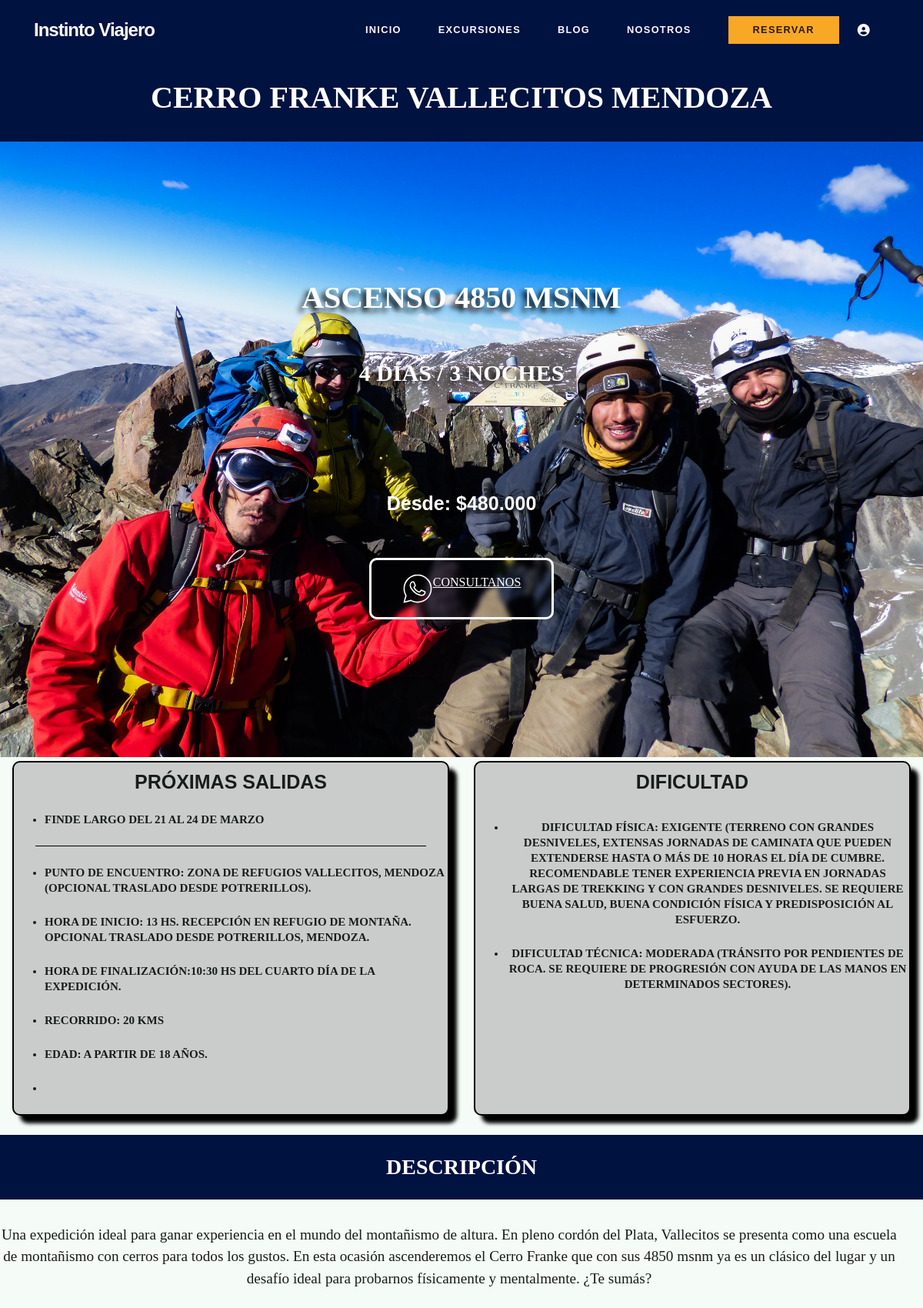
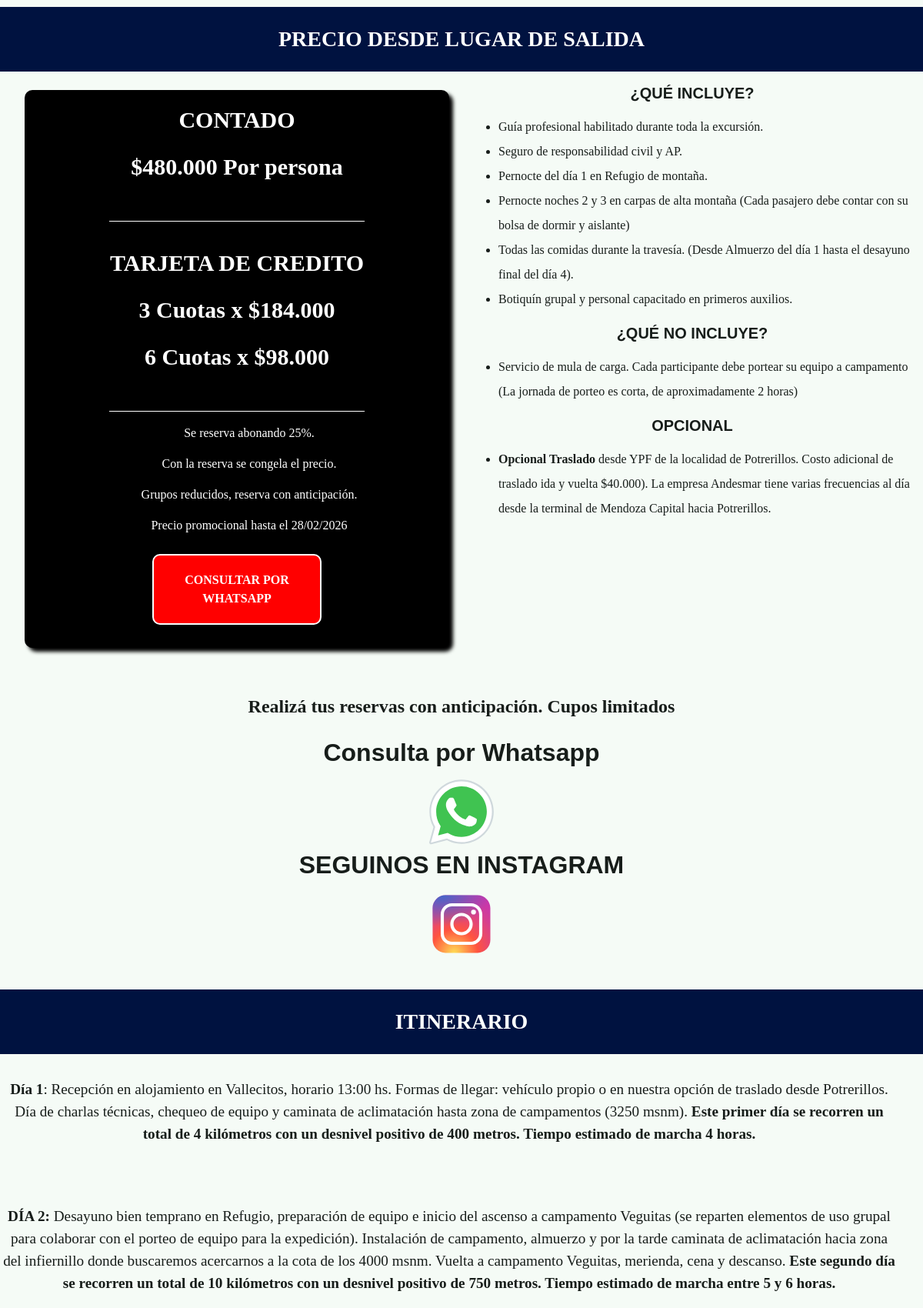
Screenshot of /acciones/ver-salida/cerro-franke-vallecitos-mendoza (upper part) with the database file from the repository (2 pictures, top to bottom).
### models.py (models this page shows)
class SalidaTrekking(db.Model):
    id = db.Column(db.Integer, primary_key=True)
    slug = db.Column(db.String(160), unique=True, nullable=False)
    tipo_salida = db.Column(db.String(255))
    prox_desc = db.Column(db.Text)
    foto_carta = db.Column(db.String(255))
    foto_portada = db.Column(db.String(255))
    titulo = db.Column(db.String(100))
    subtitulo = db.Column(db.String(150))
    dias = db.Column(db.String(50))
    contado = db.Column(db.String(50))
    lugarsalida = db.Column(db.String(100))
    dificultad = db.Column(db.String(50))
    recorrido = db.Column(db.Text)
    encuentro = db.Column(db.String(100))
    inicio = db.Column(db.String(100))
    fin = db.Column(db.String(100))
    edad = db.Column(db.String(50))
    proximasfechas = db.Column(db.String(100))
    descripcion = db.Column(db.Text)
    trescuotas = db.Column(db.String(50))
    seiscuotas = db.Column(db.String(50))
    meses_proximos = db.Column(db.String(100))
    precio_meses_proximos = db.Column(db.String(50))
    tres_cuotas_meses = db.Column(db.String(50))
    seis_cuotas_meses = db.Column(db.String(50))
    finpromo = db.Column(db.String(100))
    incluye = db.Column(db.Text)
    opcional = db.Column(db.Text)
    no_incluye = db.Column(db.Text)
    itinerario = db.Column(db.Text)
    equipamiento = db.Column(db.Text)
    preguntas = db.Column(db.Text)
    foto_uno = db.Column(db.String(255))
    foto_dos = db.Column(db.String(255))
    foto_tres = db.Column(db.String(255))
    codigo = db.Column(db.Text)
    infoextra = db.Column(db.Text)

### acciones.py (the view)
@bp.route('/ver-salida/<slug>')
def ver_salida(slug):
    salida = SalidaTrekking.query.filter_by(slug=slug).first_or_404()
    return render_template('ver_salida.html', salida=salida)

### templates/ver_salida.html (shortened to what this page needs)
{% extends 'base.html' %}
{% block content %}
<body>
    <main>
        <div>
            <div class="section-titles-subtitles">
                <h1 class="section-title">{{salida.titulo}}</h1>
            </div>
            <section class="principal">
                <div>
                    <div class="principal-salidas portada titular-fondo carga-imagen-nueva" style="background-image:url('{{url_for('static',filename='uploads/'+salida.foto_portada) }}');">
                        <div class="titular">
                            <h2>{{salida.subtitulo}}</h2>
                            <h3>{{salida.dias}}</h3>
                        </div>
                        <div class="titular-texto">
                            <h3>Desde: ${{salida.contado}}</h3>
                        </div>
                        <div>
                            <a alt="" class="boton-titular"
                                href="https://api.whatsapp.com/send?phone=+3541207389&text=Hola!%20Como%20estas?%20Quiero%20inscribirme%20para%20la%20proxima%20salida:%20{{salida.titulo}}"
                                target="_blank" alt="Logo de whatsapp">
                                <p class="consultanos"> CONSULTANOS</p>
                            </a>
                        </div>
                    </div>
                </div>
            </section>
            <section class="info">
                <div class="info-grid">
                    <div class="prox-fechas">
                        <div>
                            <h3 class="prox-fechas-titulo">PRÓXIMAS SALIDAS</h3>
                            <p>{{salida.proximasfechas|safe}}</p>
                            <div class="br-prox"></div>
                            <ul class="ul">
                                <li>Punto de encuentro: {{salida.encuentro}}</li>
                                <li>Hora de Inicio: {{salida.inicio}}</li>
                                <li>Hora de finalización:{{salida.fin}} </li>
                                <li>Recorrido: {{salida.recorrido}}</li>
                                <li>Edad: {{salida.edad}}</li>
                                <li>{{salida.infoextra}}</li>
                            </ul>
                        </div>
                    </div>
                    <div class="prox-fechas">
                        <h3 class="prox-fechas-titulo">DIFICULTAD</h3>
                        <div class="prox-fechas-dificultad">
                            <p>{{salida.dificultad|safe}}</p>
                        </div>
                    </div>
                </div>
            </section>
            <section>
                <h3 class="section-titles-subtitles section-title">DESCRIPCIÓN</h3>
                <div class="descripcion">
                    <p class="descripcion-p">{{salida.descripcion|safe}}</p>
                </div>
            </section>
            <section class="info">
                <h3 class="section-titles-subtitles section-title">Precio desde lugar de salida</h3>
                <div class="info-grid">
                    <div class="info-2">
                        <div class="precio-carta precio-1">
                            <div class="precio-subtitulo">
                                <p>CONTADO</p>
                                <p class="num">${{salida.contado}} Por persona</p>
                            </div>
                            <div class="precio-subtitulo">
                                <p>TARJETA DE CREDITO</p>
                                <p class="num">3 Cuotas x ${{salida.trescuotas}}</p>
                                <p class="num">6 Cuotas x ${{salida.seiscuotas}}</p>
                            </div>
                            <div class="precio-ul">
                                <ul>
                                    <li> Se reserva abonando 25%.</li>
                                    <li> Con la reserva se congela el precio.</li>
                                    <li> Grupos reducidos, reserva con anticipación.</li>
                                    <li> {{salida.finpromo}}</li>
                                </ul>
                                <a href="https://api.whatsapp.com/send?phone=+3541207389&text=Hola!%20Quiero%20inscribirme%20a%20la%20salida:%20{{salida.titulo}}"
                                    target="_blank" class="trekking_cba_boton botones boton-reserva">CONSULTAR POR
                                    WHATSAPP</a>
                            </div>
                        </div>
                    </div>
                    <div class="info-1">
                        <div>
                            <h4>¿Qué incluye?</h4>
                            <div class="info-incluye">
                                {{salida.incluye|safe}}
                            </div>
                        </div>
                        {% if salida.no_incluye != "" %}
                        <div >
                            <h4>¿Qué no incluye?</h4>
                            <div class="info-incluye">
                                {{salida.no_incluye|safe}}
                            </div>
                        </div>
                        {% endif %}
                        {% if salida.opcional != "" %}
                        <div>
                            <h4>Opcional</h4>
                            <div class="info-incluye">
                                {{salida.opcional|safe}}
                            </div>
                        </div>
                        {% endif %}
                </div>
            </section>
            <section class="cartel-consulta">
                <div>
                    <p>Realizá tus reservas con anticipación. Cupos limitados</p>
                </div>
                <div>
                    <h4>Consulta por Whatsapp</h4>
                    <a id="whatsapp al champa"
                        href="https://api.whatsapp.com/send?phone=+3541207389&text=Hola!%20Quiero%20más%20info%20de%20la%20salida:{{salida.titulo}}%20"
                        target="_blank" alt="logo de whatsapp para consulta a champaqui">
                    </a>
                </div>
                <div>
                    <h4>SEGUINOS EN INSTAGRAM</h4>
                    <a id="instagram al champa" href="https://www.instagram.com/instintoviajero.trek" target="_blank"
                        alt="Logo de instagram para consulta a champaqui">
                    </a>
                </div>
            </section>
            <section>
                <h3 class="section-titles-subtitles section-title">ITINERARIO</h3>
                <div class="descripcion ">
                    {{salida.itinerario | safe}}
                </div>
            </section>
        </div>
    </main>
</body>
{% endblock %}

### rows the page displays
SalidaTrekking: titulo "CERRO FRANKE VALLECITOS MENDOZA", foto_portada (picture), subtitulo "ASCENSO 4850 MSNM", dias "4 DÍAS / 3 NOCHES", contado "480.000", proximasfechas "FINDE LARGO DEL 21 AL 24 DE MARZO", encuentro "ZONA DE REFUGIOS VALLECITOS, MENDOZA (OPCIONAL TRASLADO DESDE POTRERILLOS).", inicio "13 HS. RECEPCIÓN EN REFUGIO DE MONTAÑA. OPCIONAL TRASLADO DESDE POTRERILLOS, MENDOZA.", fin "10:30 HS DEL CUARTO DÍA DE LA EXPEDICIÓN.", recorrido "20 KMS", edad "A PARTIR DE 18 AÑOS.", dificultad "DIFICULTAD FÍSICA : EXIGENTE (TERRENO CON GRANDES DESNIVELES, EXTENSAS JORNADAS DE CAMINATA QUE PUEDEN EXTENDERSE HASTA O MÁS DE 10 HORAS EL DÍA DE CUMBRE. RECOMENDABLE TENER EXPERIENCIA PREVIA EN JORNADAS LARGAS DE TREKKING Y CON GRANDES DESNIVELES. SE REQUIERE BUENA SALUD, BUENA CONDICIÓN FÍSICA Y PREDISPOSICIÓN AL ESFUERZO. DIFICULTAD TÉCNICA: MODERADA (TRÁNSITO POR PENDIENTES DE ROCA. SE REQUIERE DE PROGRESIÓN CON AYUDA DE LAS MANOS EN DETERMINADOS SECTORES).", descripcion "Una expedición ideal para ganar experiencia en el mundo del montañismo de altura. En pleno cordón del Plata, Vallecitos se presenta como una escuela de montañismo con cerros para todos los gustos. En esta ocasión ascenderemos el Cerro Franke que con sus 4850 msnm ya es un clásico del lugar y un desafío ideal para probarnos físicamente y mentalmente. ¿Te sumás?", trescuotas "184.000", seiscuotas "98.000", finpromo "Precio promocional hasta el 28/02/2026", incluye "Guía profesional habilitado durante toda la excursión. Seguro de responsabilidad civil y AP. Pernocte del día 1 en Refugio de montaña. Pernocte noches 2 y 3 en carpas de alta montaña (Cada pasajero debe contar con su bolsa de dormir y aislante) Todas las comidas durante la travesía. (Desde Almuerzo del día 1 hasta el desayuno final del día 4). Botiquín grupal y personal capacitado en primeros auxilios.", no_incluye "Servicio de mula de carga. Cada participante debe portear su equipo a campamento (La jornada de porteo es corta, de aproximadamente 2 horas)", opcional "Opcional Traslado desde YPF de la localidad de Potrerillos. Costo adicional de traslado ida y vuelta $40.000). La empresa Andesmar tiene varias frecuencias al día desde la terminal de Mendoza Capital hacia Potrerillos.", itinerario "Día 1 : Recepción en alojamiento en Vallecitos, horario 13:00 hs. Formas de llegar: vehículo propio o en nuestra opción de traslado desde Potrerillos. Día de charlas técnicas, chequeo de equipo y caminata de aclimatación hasta zona de campamentos (3250 msnm). Este primer día se recorren un total de 4 kilómetros con un desnivel positivo de 400 metros. Tiempo estimado de marcha 4 horas. DÍA 2: Desayuno bien temprano en Refugio, preparación de equipo e inicio del ascenso a campamento Veguitas (se reparten elementos de uso grupal para colaborar con el porteo de equipo para la expedición). Instalación de campamento, almuerzo y por la tarde caminata de aclimatación hacia zona del infiernillo…"
